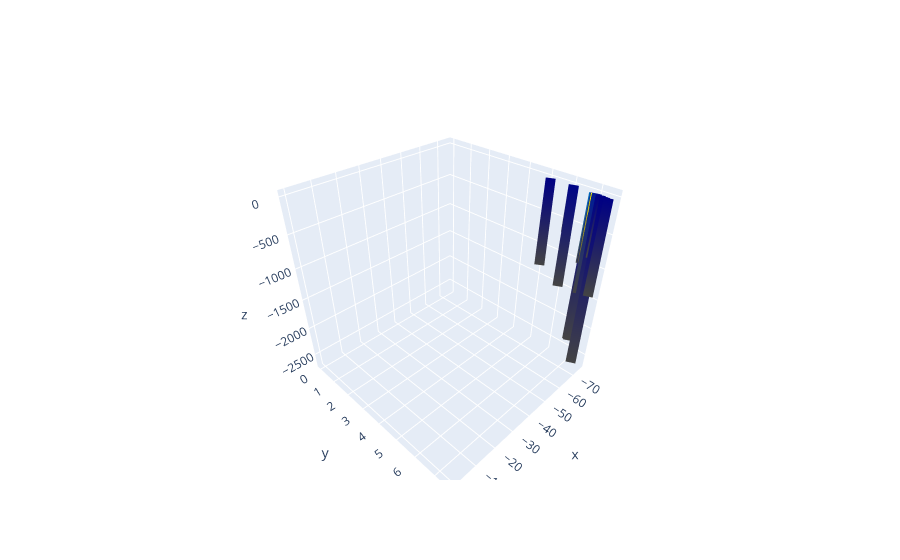

Notebook code cell kept with this figure:
### Code cell
fig.show()

### Figure 1 — Plotly figure (JSON) as saved in the notebook; plotly's stock layout.template omitted (floating-point values rounded to 4 significant figures)
{"data": [{"hovertemplate": ["AREA TECA-COCORNA<br>Pozos:4<br>BBL:18783027"], "line": {"cmax": 1348510309, "cmin": 673941, "color": [18783027], "colorscale": [[0, "rgb(0,0,131)"], [0.2, "rgb(0,60,170)"], [0.4, "rgb(5,255,255)"], [0.6, "rgb(255,255,0)"], [0.8, "rgb(250,0,0)"], [1, "rgb(128,0,0)"]], "width": 20}, "mode": "lines", "name": "Inyección BBL", "showlegend": false, "type": "scatter3d", "x": [-75, -75], "y": [6.053, 6.053], "z": [0, -661]}, {"hovertemplate": ["BONANZA<br>Pozos:5<br>BBL:4326443"], "line": {"cmax": 1348510309, "cmin": 673941, "color": [4326443], "colorscale": [[0, "rgb(0,0,131)"], [0.2, "rgb(0,60,170)"], [0.4, "rgb(5,255,255)"], [0.6, "rgb(255,255,0)"], [0.8, "rgb(250,0,0)"], [1, "rgb(128,0,0)"]], "width": 20}, "mode": "lines", "name": "Inyección BBL", "showlegend": false, "type": "scatter3d", "x": [-73.41, -73.41], "y": [7.479, 7.479], "z": [0, -1411]}, {"hovertemplate": ["GUADUAS<br>Pozos:1<br>BBL:778650"], "line": {"cmax": 1348510309, "cmin": 673941, "color": [778650], "colorscale": [[0, "rgb(0,0,131)"], [0.2, "rgb(0,60,170)"], [0.4, "rgb(5,255,255)"], [0.6, "rgb(255,255,0)"], [0.8, "rgb(250,0,0)"], [1, "rgb(128,0,0)"]], "width": 20}, "mode": "lines", "name": "Inyección BBL", "showlegend": false, "type": "scatter3d", "x": [-74.58, -74.58], "y": [5.128, 5.128], "z": [0, -1301]}, {"hovertemplate": ["CASABE SUR<br>Pozos:8<br>BBL:8079298"], "line": {"cmax": 1348510309, "cmin": 673941, "color": [8079298], "colorscale": [[0, "rgb(0,0,131)"], [0.2, "rgb(0,60,170)"], [0.4, "rgb(5,255,255)"], [0.6, "rgb(255,255,0)"], [0.8, "rgb(250,0,0)"], [1, "rgb(128,0,0)"]], "width": 20}, "mode": "lines", "name": "Inyección BBL", "showlegend": false, "type": "scatter3d", "x": [-73.93, -73.93], "y": [7.008, 7.008], "z": [0, -2303]}, {"hovertemplate": ["CASABE<br>Pozos:290<br>BBL:128031293"], "line": {"cmax": 1348510309, "cmin": 673941, "color": [128031293], "colorscale": [[0, "rgb(0,0,131)"], [0.2, "rgb(0,60,170)"], [0.4, "rgb(5,255,255)"], [0.6, "rgb(255,255,0)"], [0.8, "rgb(250,0,0)"], [1, "rgb(128,0,0)"]], "width": 20}, "mode": "lines", "name": "Inyección BBL", "showlegend": false, "type": "scatter3d", "x": [-73.92, -73.92], "y": [7.021, 7.021], "z": [0, -1452]}, {"hovertemplate": ["PENAS BLANCAS<br>Pozos:4<br>BBL:4604557"], "line": {"cmax": 1348510309, "cmin": 673941, "color": [4604557], "colorscale": [[0, "rgb(0,0,131)"], [0.2, "rgb(0,60,170)"], [0.4, "rgb(5,255,255)"], [0.6, "rgb(255,255,0)"], [0.8, "rgb(250,0,0)"], [1, "rgb(128,0,0)"]], "width": 20}, "mode": "lines", "name": "Inyección BBL", "showlegend": false, "type": "scatter3d", "x": [-73.97, -73.97], "y": [6.958, 6.958], "z": [0, -2292]}, {"hovertemplate": ["PROVINCIA<br>Pozos:1<br>BBL:673941"], "line": {"cmax": 1348510309, "cmin": 673941, "color": [673941], "colorscale": [[0, "rgb(0,0,131)"], [0.2, "rgb(0,60,170)"], [0.4, "rgb(5,255,255)"], [0.6, "rgb(255,255,0)"], [0.8, "rgb(250,0,0)"], [1, "rgb(128,0,0)"]], "width": 20}, "mode": "lines", "name": "Inyección BBL", "showlegend": false, "type": "scatter3d", "x": [-73.46, -73.46], "y": [7.337, 7.337], "z": [0, -2662]}, {"hovertemplate": ["PALAGUA<br>Pozos:5<br>BBL:23072930"], "line": {"cmax": 1348510309, "cmin": 673941, "color": [23072930], "colorscale": [[0, "rgb(0,0,131)"], [0.2, "rgb(0,60,170)"], [0.4, "rgb(5,255,255)"], [0.6, "rgb(255,255,0)"], [0.8, "rgb(250,0,0)"], [1, "rgb(128,0,0)"]], "width": 20}, "mode": "lines", "name": "Inyección BBL", "showlegend": false, "type": "scatter3d", "x": [-74.51, -74.51], "y": [6.094, 6.094], "z": [0, -1503]}, {"hovertemplate": ["INFANTAS<br>Pozos:163<br>BBL:332776193"], "line": {"cmax": 1348510309, "cmin": 673941, "color": [332776193], "colorscale": [[0, "rgb(0,0,131)"], [0.2, "rgb(0,60,170)"], [0.4, "rgb(5,255,255)"], [0.6, "rgb(255,255,0)"], [0.8, "rgb(250,0,0)"], [1, "rgb(128,0,0)"]], "width": 20}, "mode": "lines", "name": "Inyección BBL", "showlegend": false, "type": "scatter3d", "x": [-73.77, -73.77], "y": [6.918, 6.918], "z": [0, -984]}, {"hovertemplate": ["LA CIRA<br>Pozos:372<br>BBL:807871685"], "line": {"cmax": 1348510309, "cmin": 673941, "color": [807871685], "colorscale": [[0, "rgb(0,0,131)"], [0.2, "rgb(0,60,170)"], [0.4, "rgb(5,255,255)"], [0.6, "rgb(255,255,0)"], [0.8, "rgb(250,0,0)"], [1, "rgb(128,0,0)"]], "width": 20}, "mode": "lines", "name": "Inyección BBL", "showlegend": false, "type": "scatter3d", "x": [-73.78, -73.78], "y": [6.988, 6.988], "z": [0, -984]}, {"hovertemplate": ["LA SALINA<br>Pozos:5<br>BBL:3833148"], "line": {"cmax": 1348510309, "cmin": 673941, "color": [3833148], "colorscale": [[0, "rgb(0,0,131)"], [0.2, "rgb(0,60,170)"], [0.4, "rgb(5,255,255)"], [0.6, "rgb(255,255,0)"], [0.8, "rgb(250,0,0)"], [1, "rgb(128,0,0)"]], "width": 20}, "mode": "lines", "name": "Inyección BBL", "showlegend": false, "type": "scatter3d", "x": [-73.52, -73.52], "y": [7.272, 7.272], "z": [0, -849]}, {"hovertemplate": ["LLANITO <br>Pozos:3<br>BBL:1294020"], "line": {"cmax": 1348510309, "cmin": 673941, "color": [1294020], "colorscale": [[0, "rgb(0,0,131)"], [0.2, "rgb(0,60,170)"], [0.4, "rgb(5,255,255)"], [0.6, "rgb(255,255,0)"], [0.8, "rgb(250,0,0)"], [1, "rgb(128,0,0)"]], "width": 20}, "mode": "lines", "name": "Inyección BBL", "showlegend": false, "type": "scatter3d", "x": [-73.83, -73.83], "y": [7.163, 7.163], "z": [0, -2258]}, {"hovertemplate": ["LLANITO UNIFICADO<br>Pozos:17<br>BBL:14385125"], "line": {"cmax": 1348510309, "cmin": 673941, "color": [14385125], "colorscale": [[0, "rgb(0,0,131)"], [0.2, "rgb(0,60,170)"], [0.4, "rgb(5,255,255)"], [0.6, "rgb(255,255,0)"], [0.8, "rgb(250,0,0)"], [1, "rgb(128,0,0)"]], "width": 20}, "mode": "lines", "name": "Inyección BBL", "showlegend": false, "type": "scatter3d", "x": [-73.83, -73.83], "y": [7.167, 7.167], "z": [0, -2258]}, {"hovertemplate": ["TOTAL<br>Pozos:878<br>BBL:1348510309"], "line": {"cmax": 1348510309, "cmin": 673941, "color": [1348510309], "colorscale": [[0, "rgb(0,0,131)"], [0.2, "rgb(0,60,170)"], [0.4, "rgb(5,255,255)"], [0.6, "rgb(255,255,0)"], [0.8, "rgb(250,0,0)"], [1, "rgb(128,0,0)"]], "width": 20}, "mode": "lines", "name": "Inyección BBL", "showlegend": false, "type": "scatter3d", "x": [0, 0], "y": [0, 0], "z": [0, null]}], "layout": {}}
